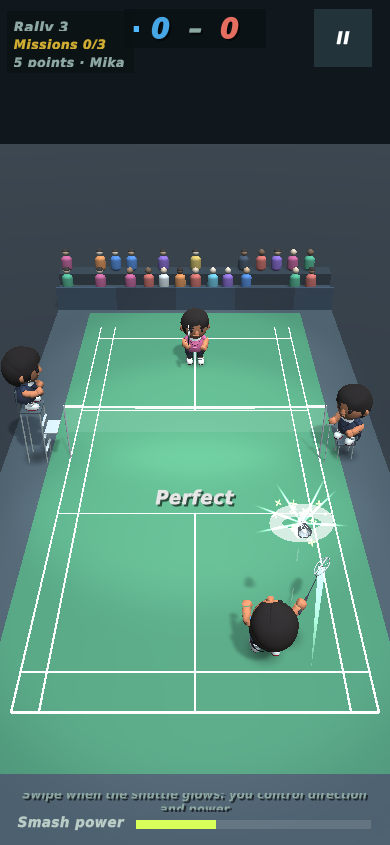
#> input picture r10/oyuncak_14_ralli.png, 390 x 845 px
$ python ikon_mavi.py ../../r10/oyuncak_14_ralli.png ../../r10/sade_10_ralli.png
#> lines starting #> are read from the running program, lines starting #| are printed output that depends on the picture
# Uygulama ikonu ve menü logosu Stadyum Pop mavisine (2026-11-26, yasin: "Logoyu da splashteki temaya uygun hale getirelim").
# Açılış perdesi 23 Kas'ta gün batımı halkalarından maviye geçti (Hud.PERDE_C); ikon hâlâ kırmızı-turuncu halkalardaydı ve
# ana ekranda dokunulan ilk görüntü ile açılış farklı renkte kalıyordu. Kompozisyon aynı (halkalar + tüy top), yalnız zemin:
# sıcak tonlu (kırmızı-sarı) doygun pikseller parlaklığa göre PERDE_C dizisine eşlenir; dıştaki en koyu halka = menü zemini
# #2659BE, merkez parıltısı en açık mavi. Tüy top (beyaz/gri), yeşil bant ve siyah ipler doygun-sıcak olmadığı için dokunulmaz.
# Kaynak: git'teki eski ikon (bir kez çalışır; tekrar çalıştırmak maviyi yeniden eşlemez çünkü mavi sıcak değil).
# Kullanım: python3 tool/gorsel/ikon_mavi.py giris.png cikis.png
import colorsys, sys
from PIL import Image

# (eski renk parlaklığı, yeni renk) — eski ikonun sekiz düz rengi (dört halka) + beyaz parıltı, Hud.PERDE_C sırası (dıştan içe).
# İkonda dört halka var, perdede beş: ortadaki perde tonu (#4282e0/#4d8de6) atlandı ki merkez perdedeki gibi açık, kontrast yüksek kalsın.
def hx(h): return tuple(int(h[i:i + 2], 16) for i in (1, 3, 5))
def lum(c): return (.2126 * c[0] + .7152 * c[1] + .0722 * c[2]) / 255
ESKI = [(168, 36, 75), (194, 49, 82), (240, 84, 90), (255, 111, 94), (255, 140, 85), (255, 166, 90), (255, 207, 106), (255, 224, 138), (255, 255, 255)]
YENI = ["#2659BE", "#2b62c8", "#2f69cf", "#3874d8", "#64a3ef", "#72aef3", "#a6d3ff", "#bfe0ff", "#e8f4ff"]
CIFT = sorted(zip([lum(c) for c in ESKI], [hx(h) for h in YENI]))

def esle(L):
    if L <= CIFT[0][0]: return CIFT[0][1]
    for (l0, c0), (l1, c1) in zip(CIFT, CIFT[1:]):
        if L <= l1:
            t = (L - l0) / (l1 - l0); return tuple(round(a + (b - a) * t) for a, b in zip(c0, c1))
    return CIFT[-1][1]

def sicak(r, g, b):
    h, s, v = colorsys.rgb_to_hsv(r / 255, g / 255, b / 255)
    return s > .22 and (h >= 320 / 360 or h <= 55 / 360)

def main(giris, cikis):
#> called with giris = '../../r10/oyuncak_14_ralli.png', cikis = '../../r10/sade_10_ralli.png'
    im = Image.open(giris); kip = im.mode; im = im.convert("RGBA"); px = im.load()
#> in main, im is the input picture: PIL image 390x845 RGB; mean R, G, B 77.9, 118.1, 107
#> after `kip = im.mode`: kip = 'RGB'
    for y in range(im.height):
        for x in range(im.width):
            r, g, b, a = px[x, y]
            if a and sicak(r, g, b): px[x, y] = esle(lum((r, g, b))) + (a,)
    # Kaynağın kipi korunur: App Store 1024 ikonu alfa kanalsız olmalı (RGB), menü logosu saydam köşeli (RGBA).
    (im if kip == "RGBA" else im.convert(kip)).save(cikis)
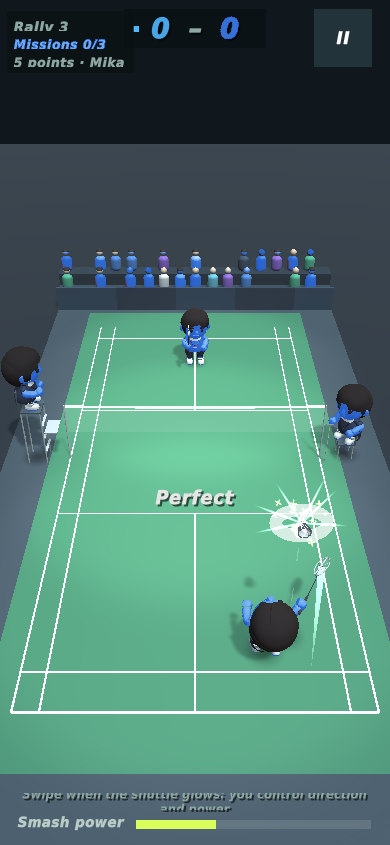
#> saved as sade_10_ralli.png: PIL image 390x845 RGB; mean R, G, B 76.6, 118.2, 108.7

if __name__ == "__main__":
    main(sys.argv[1], sys.argv[2])
